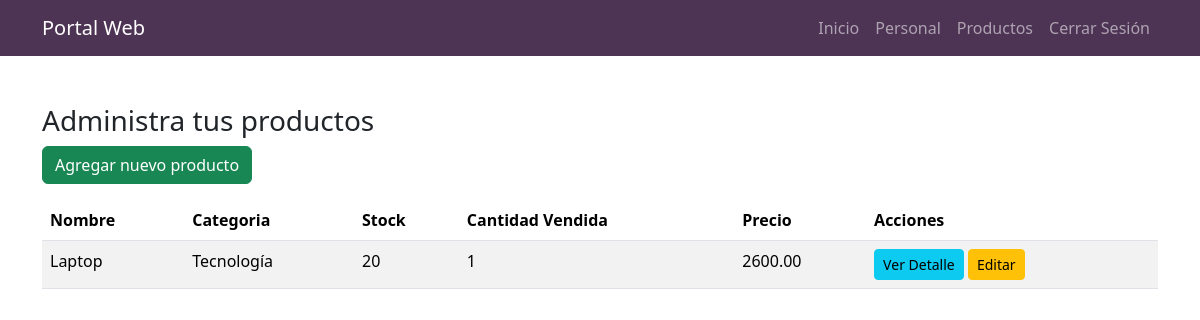
Page /producto/ (signed in) on the earlier database version.
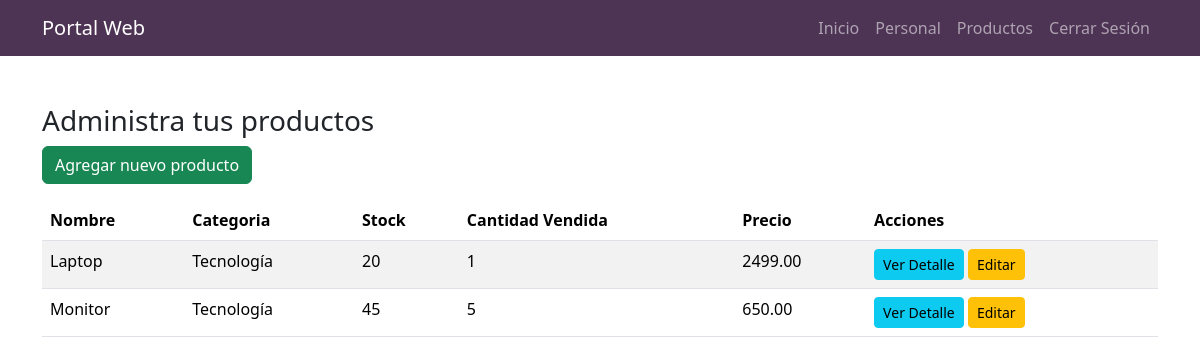
Same page on the later database version.
### app/models.py (models this page shows, shortened)
class Producto(models.Model):
    nombre = models.CharField(max_length=100)
    categoria = models.CharField(max_length=100)
    stock = models.PositiveIntegerField()
    cantidad_vendida = models.PositiveIntegerField(default=0)
    precio = models.DecimalField(max_digits=10, decimal_places=2)
    usuario = models.ForeignKey(User, on_delete=models.CASCADE, default=1)

### app/views.py (the view)
# urls.py: path('producto/', views.producto, name='producto'),
@login_required
def producto(request):
    productos = Producto.objects.filter(usuario=request.user)
    return render(request, 'producto/producto.html', {'productos': productos})

### app/templates/producto/producto.html
{% extends "base.html" %}
{% block content %}
<div class="container mt-5">
    <h3>Administra tus productos</h3>
    <div class="mb-3">
        <a href="{% url 'crear_producto' %}" class="btn btn-success">Agregar nuevo producto</a>
    </div>
    <table class="table table-striped">
        <thead>
            <tr>
                <th>Nombre</th>
                <th>Categoria</th>
                <th>Stock</th>
                <th>Cantidad Vendida</th>
                <th>Precio</th>
                <th>Acciones</th>
            </tr>
        </thead>
        <tbody>
            {% for producto in productos %}
            <tr>
                <td>{{ producto.nombre }}</td>
                <td>{{ producto.categoria }}</td>
                <td>{{ producto.stock }}</td>
                <td>{{ producto.cantidad_vendida }}</td>
                <td>{{ producto.precio }}</td>
                <td>
                    <a href="/" class="btn btn-info btn-sm">Ver Detalle</a>
                    <a href="{% url 'modificar_producto' producto.id %}" class="btn btn-warning btn-sm">Editar</a>
                </td>
            </tr>
            {% empty %}
            <tr>
                <td colspan="6" class="text-center">No hay productos disponibles</td>
            </tr>
            {% endfor %}
        </tbody>
    </table>
</div>
{% endblock %}

### app/templates/base.html (shortened to what this page needs)
<!DOCTYPE html>
<html lang="en">
<head>
  <link rel="stylesheet" href="	https://cdn.jsdelivr.net/npm/bootstrap@5.3.2/dist/css/bootstrap.min.css">
</head>
<body>
  <nav class="navbar navbar-expand-lg bg-dark navbar-dark">
    <div class="container">
      <a class="navbar-brand" href="/">Portal Web</a>
      <div class="collapse navbar-collapse" id="navbarNav">
        <ul class="navbar-nav ms-auto">
          <li class="nav-item">
            <a class="nav-link" href="/">Inicio</a>
          </li>
          {% if user.is_authenticated %}
          <li class="nav-item">
            <a class="nav-link" href="{% url 'personal' %}">Personal</a>
          </li>
          <li class="nav-item">
            <a class="nav-link" href="{% url 'producto' %}">Productos</a>
          </li>
          <li class="nav-item">
            <a class="nav-link" href="{% url 'signout' %}">Cerrar Sesión</a>
          </li>
          {% endif %}
        </ul>
      </div>
    </div>
  </nav>
  {% block content %}
  {% endblock %}
</body>
</html>

### app/templates/base.html (style rules this page uses)
.navbar-dark { background-color: #4d3354 !important; }

Differences in the rows shown:
changed Producto "Laptop": precio "2600.00" → "2499.00"
added Producto: nombre "Monitor", categoria "Tecnología", stock "45", cantidad_vendida "5", precio "650.00"
